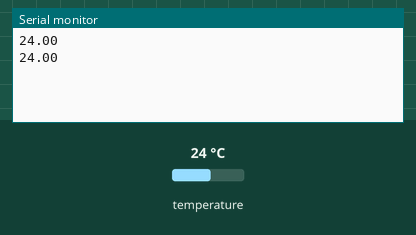
Simulated run of this sketch. Board: Arduino Nano, built with avr-gcc and run on an emulated ATmega328P. On the bench: the last lines printed to the serial monitor. The test bench sets the inputs (shaded band); at power-on: temperature 24 °C.

Above: at 3.3 s.
3.4 s: temperature set to 12 °C
At 5.0 s:
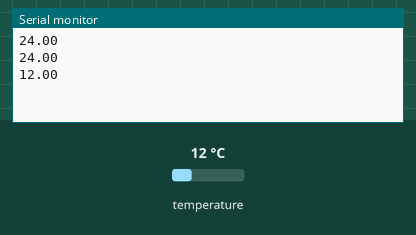
5.9 s: temperature set to 19 °C
At 7.4 s:
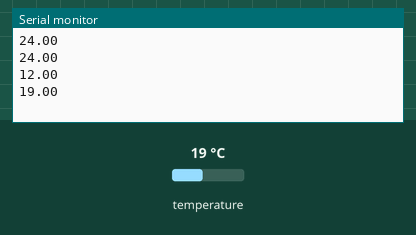
Timing chart, 0 to 8.9 s (numbered marks = the images above; inputs shaded):
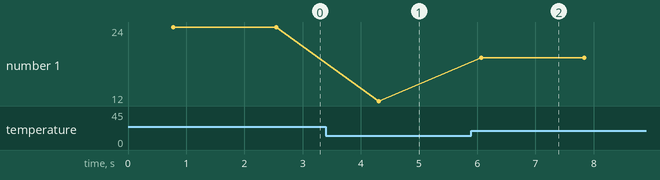

The sketch:

SEN_DS18B20.ino
```cpp
// First include the DS18B20 libraries
#include <OneWire.h>
#include <DallasTemperature.h>

#define NANO        // NANO 보드인 경우 define
//#define BLUEPILL  // BLUEPILL 보드인 경우 define

#ifdef NANO                 // NANO가 정의되면
#define ONE_WIRE_BUS  3     // tempPin을 3로 하고
#endif                      // #ifdef 사용 후 반드시 #endif

#ifdef BLUEPILL             // BLUEPILL이 정의되면
#define ONE_WIRE_BUS PB5    // tempPin을 PB5로 하고
#endif                      // #ifdef 사용 후 반드시 #endif

OneWire oneWire(ONE_WIRE_BUS); // 모든 OneWire device 통신 설정
DallasTemperature tempSensor(&oneWire); // DallasTemperature instance 설정

void setup(void)
{
    Serial.begin(115200);
    tempSensor.begin();
}
void loop(void)
{
    tempSensor.requestTemperatures(); // 온도를 읽기위한 명령 요청

    // 버스라인에 최초(0) Sensor값 읽기
    Serial.println(tempSensor.getTempCByIndex(0));
    delay(1000);
}
```

Measured:
- after the input at 3.4 s, the serial monitor: prints a new line after 0.91 s (image 1)
- after the input at 5.9 s, the serial monitor: prints a new line after 0.17 s (image 2)
- plotted number 1: 24 → 12 after the input at 3.4 s, 12 → 19 after the input at 5.9 s
